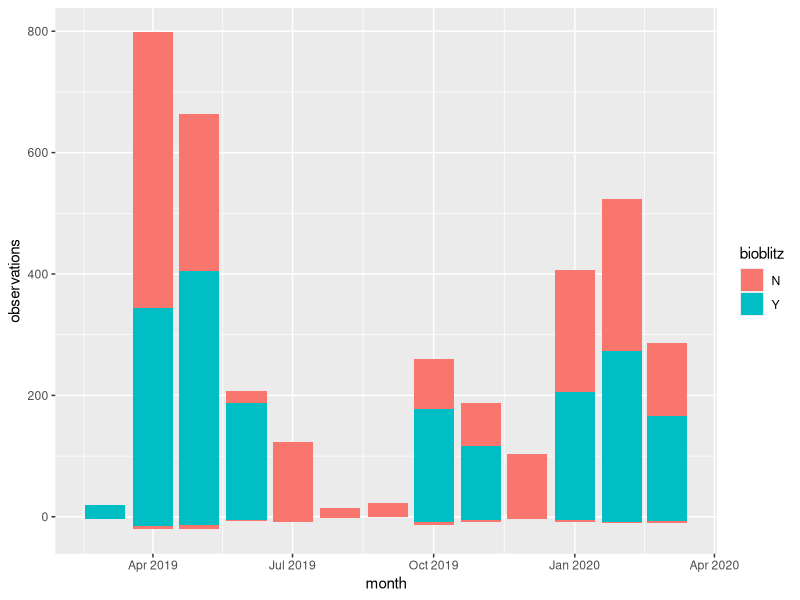

Write R code to recreate this figure.
library(ggplot2)
library(lubridate)
library(dplyr)




#Observations
Complete_Project<-read.csv("observations-537390.csv")
Complete_Project$day <- as.Date(Complete_Project$observed_on)
year_Project<-subset(Complete_Project,day <= "2020-04-01")
Summary_SubProjects<-read.csv("iNat_Projects.csv")
Summary_SubProjects$month<- as.Date(Summary_SubProjects$month_year, "%m/%d/%y")
year_SubProjects<-subset(Summary_SubProjects, month <="2020-04-01")

year_SubProjects %>% 
  ggplot()+
  geom_col(aes(x=month,y=observations,fill=bioblitz),position = "stack") +
  geom_col(aes(x=month, y=-observers, fill=bioblitz), position = "stack")
#looks like not a good way to do the wanted objective, and might be confusing for the viwer.
##wonder if could put the number in the bar?

